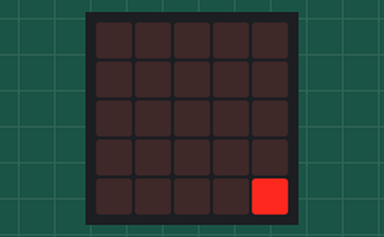
Bench run of a program on a simulated BBC micro:bit (MakeCode). On the bench: the board's 5×5 LED display.

Above: at 0.05 s.
At 0.75 s:
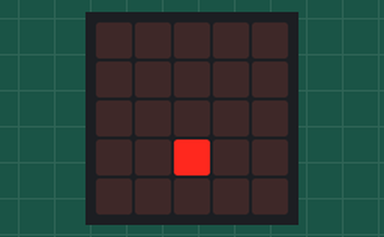
At 1.45 s:
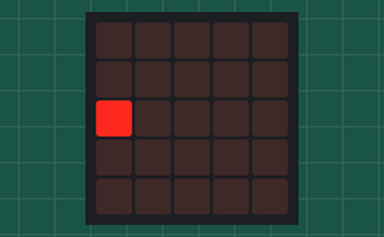
At 2.15 s:
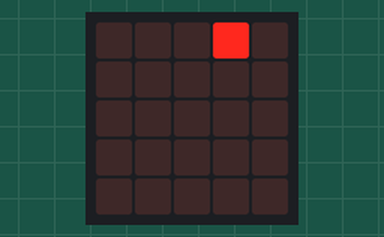
At 2.85 s:
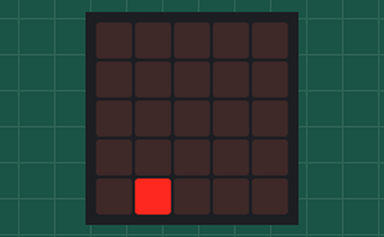

The program:

main.ts
```typescript
while (true) {
    for (let y = 0; y <= 4; y++) {
        for (let x = 0; x <= 4; x++) {
            led.plot(4 - x, 4 - y)
            basic.pause(100)
            led.unplot(4 - x, 4 - y)
        }
    }
}
basic.forever(function () {

})
```

test.ts
```typescript
// Hier kann man Tests durchführen; diese Datei wird nicht kompiliert, wenn dieses Paket als Erweiterung verwendet wird.
```

Measured:
- by itself, everything shown: repeats every 2.5 s, in 25 steps
